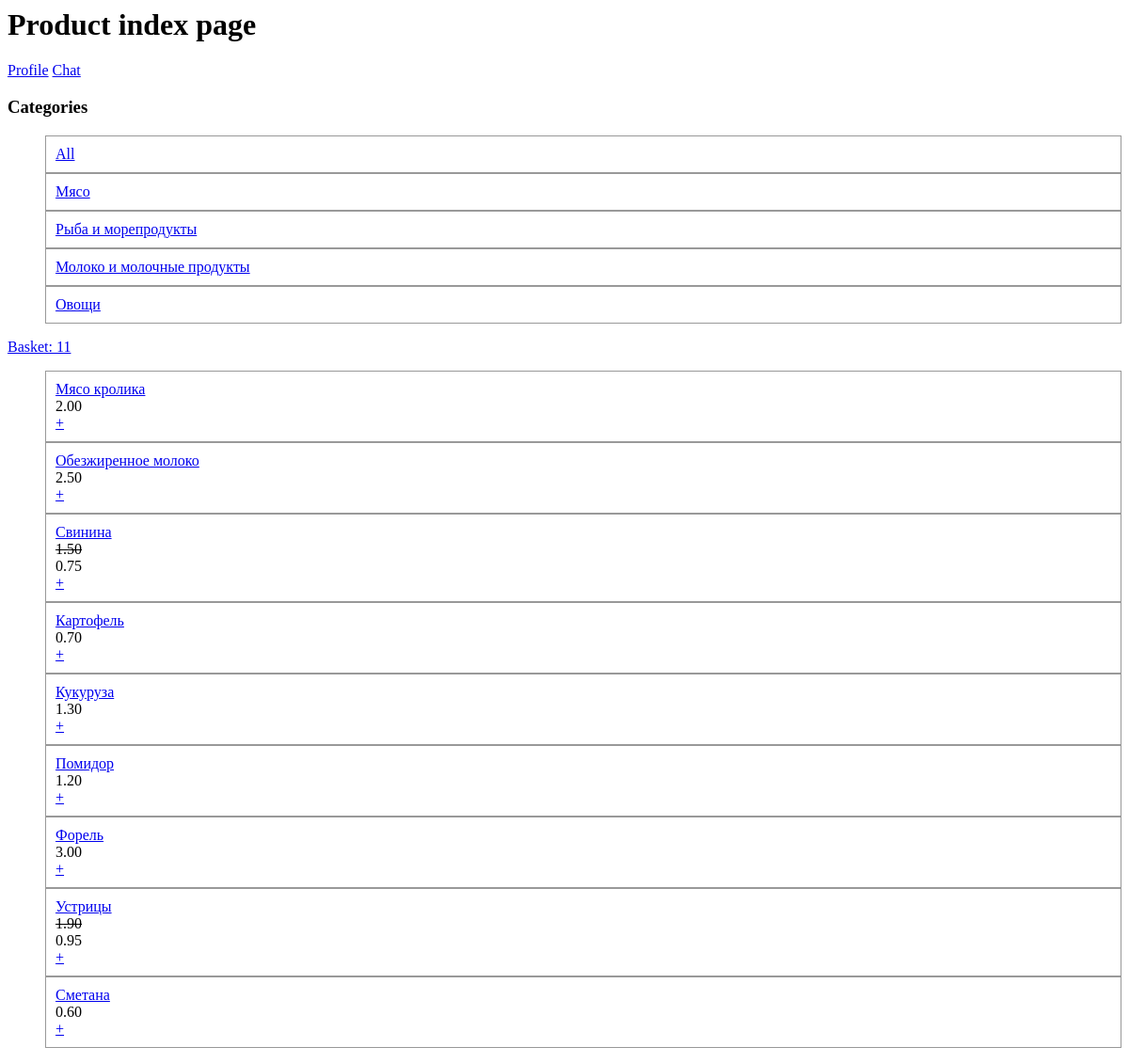
The app's page /product/ (signed in), older data.
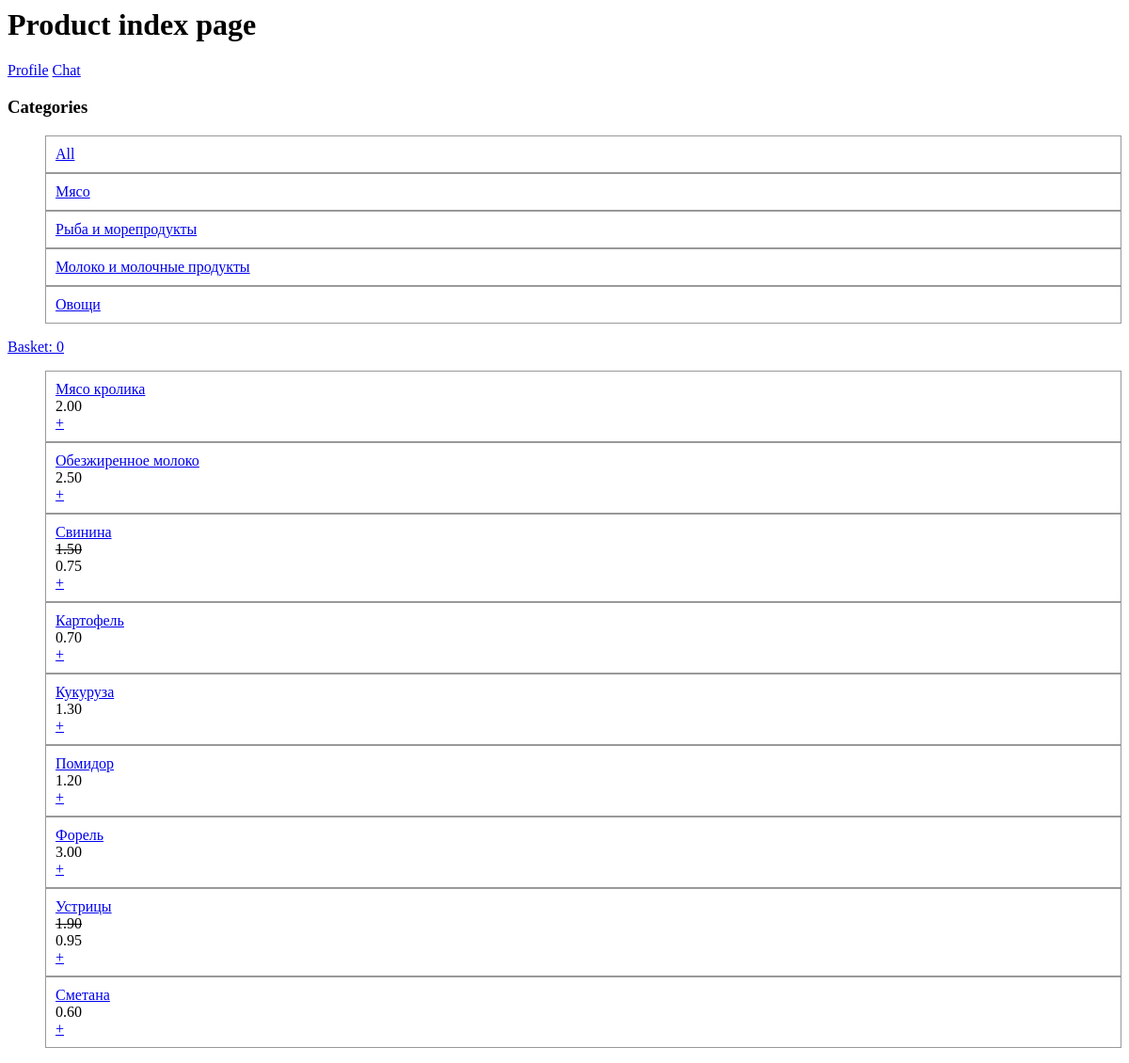
The same page, newer data.
### product/models.py (models this page shows, shortened)
class Basket(models.Model):
    products = models.ManyToManyField(Product, through=ProductBasket)
    owner = models.OneToOneField(
        User, on_delete=models.CASCADE, null=True, related_name="basket")
    def count_products(self):
        result = self.products.annotate(
            count_in_basket=F("productbasket__product_count")
        ).aggregate(count=Sum("count_in_basket", default=0))
        return result.get("count")

### product/views.py (the view)
# urls.py: path("", view=views.index, name="index"),
def index(request):
    product_category = request.GET.get("product_category")
    if (product_category == None):
        products = Product.objects.all()
    else:
        products = Product.objects.filter(category=product_category)
    basket = _get_basket(request)
    categorylist = ProductCategory.objects.all()
    return render(request, "product/index.html", {"products": products, "basket": basket, "categorylist": categorylist})

### product/models.py (called while the page is built)
    def count_price(self):
        if (self.discount):
            return round(self.price * (1 - self.discount), 2)
        else:
            return self.price

### product/views.py (called while the page is built, shortened)
def _get_basket(request):
    print("_get_basket")
    if request.user and request.user.is_authenticated:
        print("try get basket from authed user")
        return Basket.objects.get_or_create(owner=request.user)[0]

### product/templates/product/index.html
{% load static %}
<link rel="stylesheet" href="{% static 'product/style.css' %}">
<h1>Product index page</h1>
<div>
    <a href="{% url "account_profile" %}">Profile</a>
    <a href="http://localhost:5173/chats_list">Chat</a>
</div>
<div>
    <h3>Categories</h3>
    <ul>
        <li>
            <a href="{% url "product:index" %}">All</a>
        </li>
        {% for category in categorylist %}
        <li>
            <a href="{% url "product:index" %}?product_category={{ category.id }}">{{ category.category_name }}</a>
        </li>
        {% endfor %}
    </ul>
</div>
<div><a href="{% url "product:basket" %}">Basket: {{ basket.count_products }}</a></div>
<ul>
    {% for product in products %}
    <li>
        <div> <a href="{% url "product:about_product" product.id %}">{{ product.title }}</a> </div>
        {% if product.discount %}
            <div style="text-decoration: line-through">{{ product.price }}</div>
            <div>{{ product.count_price }}</div>
        {% else %}
            <div>{{ product.price }}</div>
        {% endif %}
        <div>
            <a href="{% url "product:add_product_to_basket" product.id %}?next={{ request.get_full_path|urlencode }}">+</a>
        </div>
    </li>
    {% endfor %}
</ul>

Row changes from the older to the newer data that the page shows:
removed Basket: count_products "11"
now on this page (row edited): Basket: count_products "0"
